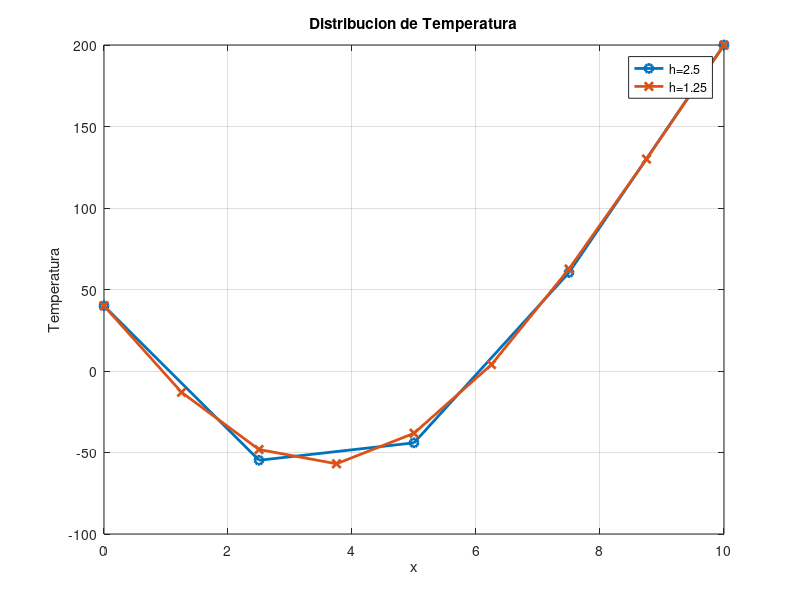

Reproduce this figure in MATLAB.
function TP_ECN()
  %Código hecho por Maxi Vanrell
  % Funcion f(x)
  f = @(x) 0.12*x.^3 - 2.4*x.^2 + 12*x;

  % Condiciones de frontera
  T0 = 40;
  T10 = 200;

  % funcion para las diferencias finitas
  function [x, T] = EDO(h, f, T0, T10)

      x = 0:h:10;
      n = length(x);

      % Crear matriz A con las ecuaciones y vector b del lado derecho
      A = zeros(n-2);
      b = zeros(n-2,1);

      for i = 1:n-2
          xi = x(i+1);

          % Llenar matriz
          if i > 1
              A(i,i-1) = 1;
          end

          A(i,i) = -2;

          if i < n-2
              A(i,i+1) = 1;
          end

          % Llenar vector
          b(i) = h^2 * f(xi);
      end

      % Ajustar por condiciones de frontera
      b(1) = b(1) - T0;
      b(end) = b(end) - T10;

      % Resolver sistema
      T_interior = A \ b;

      % Agregar fronteras
      T = [T0; T_interior; T10]';
  end

  % Para h=2.5
  [x1, T1] = EDO(2.5, f, T0, T10);

  % Para h=1.25

  [x2, T2] = EDO(1.25, f, T0, T10);

  % Grafico
  figure;
  plot(x1, T1, 'o-', 'LineWidth', 2); hold on;
  plot(x2, T2, 'x-', 'LineWidth', 2);
  xlabel('x'); ylabel('Temperatura');
  legend('h=2.5','h=1.25');
  title('Distribucion de Temperatura');
  grid on;

  % Extrapolacion de richardson en x=5

  % Buscar indice de x=5
  idx1 = find(abs(x1 - 5) < 1e-6);
  idx2 = find(abs(x2 - 5) < 1e-6);

  T_h   = T1(idx1);
  T_h2  = T2(idx2);

  % Richardson (orden 2)
  T_mejor = T_h2 + (T_h2 - T_h)/3;

  % Mostrar resultados
  fprintf('T(5) con h=2.5  = %.5f\n', T_h);
  fprintf('T(5) con h=1.25 = %.5f\n', T_h2);
  fprintf('Mejor aproximacion (Richardson) = %.5f\n', T_mejor);
endfunction
